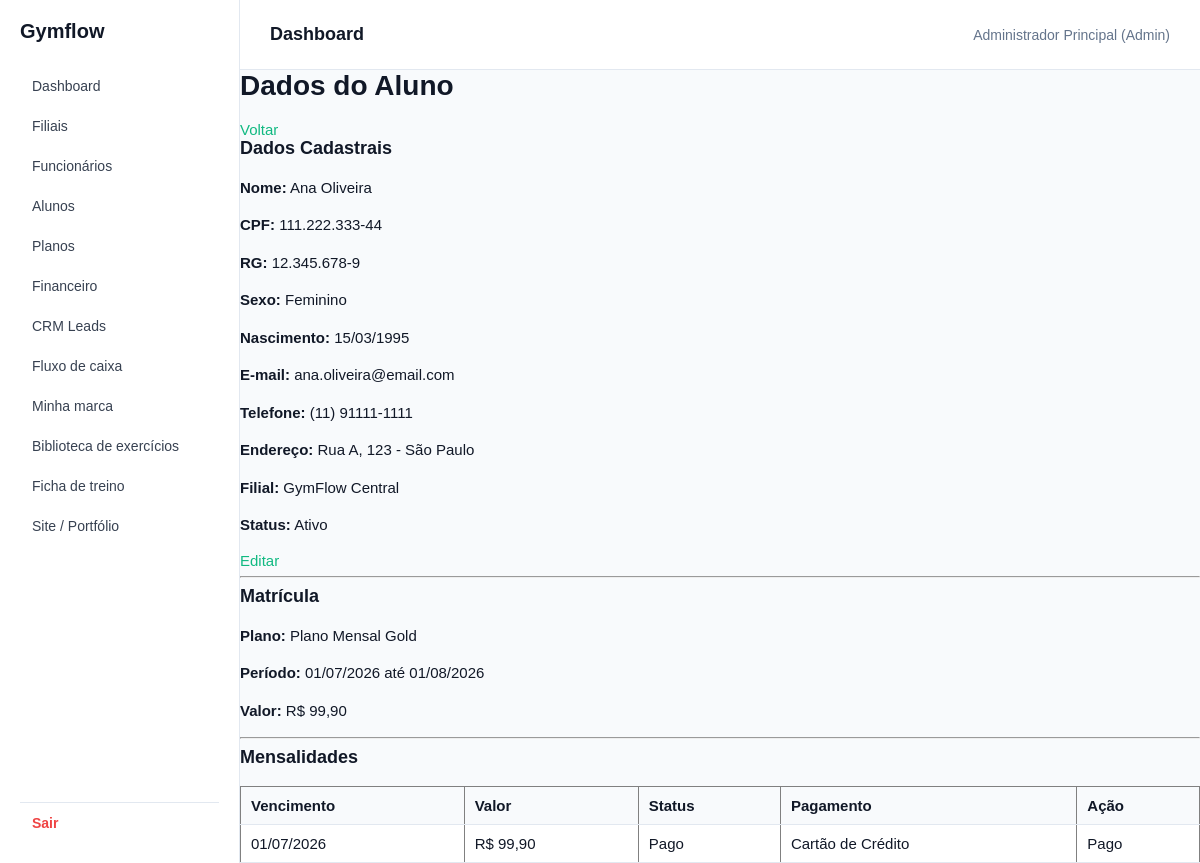
Screenshot of /app/controllers/AlunoController.php?acao=visualizar&id=1 (signed in) with the database file from the repository.
### tables this page shows
CREATE TABLE alunos (
    id INT AUTO_INCREMENT PRIMARY KEY,
    filial_id INT NOT NULL,
    nome VARCHAR(100) NOT NULL,
    cpf VARCHAR(14) NOT NULL UNIQUE,
    rg VARCHAR(20),
    sexo VARCHAR(15) NOT NULL,
    nascimento DATE NOT NULL,
    email VARCHAR(100) NOT NULL,
    telefone VARCHAR(15) NOT NULL,
    endereco TEXT,
    status VARCHAR(20) NOT NULL DEFAULT 'Ativo',
    criado_em DATETIME DEFAULT CURRENT_TIMESTAMP,
    FOREIGN KEY (filial_id) REFERENCES filiais(id) ON DELETE RESTRICT
);

CREATE TABLE filiais (
    id INT AUTO_INCREMENT PRIMARY KEY,
    company_id INT NOT NULL,
    nome VARCHAR(100) NOT NULL,
    cnpj VARCHAR(18) NOT NULL,
    telefone VARCHAR(15) NOT NULL,
    responsavel VARCHAR(100) NOT NULL,
    ativo BOOLEAN NOT NULL DEFAULT TRUE,
    latitude DECIMAL(10,8) DEFAULT NULL,
    longitude DECIMAL(11,8) DEFAULT NULL,
    CONSTRAINT uq_filiais_cnpj UNIQUE (company_id, cnpj),
    FOREIGN KEY (company_id) REFERENCES companies(id) ON DELETE CASCADE
);

CREATE TABLE matriculas (
    id INT AUTO_INCREMENT PRIMARY KEY,
    aluno_id INT NOT NULL,
    plano_id INT NOT NULL,
    inicio DATE NOT NULL,
    fim DATE NOT NULL,
    valor NUMERIC(10, 2) NOT NULL CHECK (valor >= 0),
    desconto NUMERIC(10, 2) NOT NULL DEFAULT 0.00 CHECK (desconto >= 0),
    ativa BOOLEAN NOT NULL DEFAULT TRUE,
    CHECK (fim >= inicio),
    FOREIGN KEY (aluno_id) REFERENCES alunos(id) ON DELETE CASCADE,
    FOREIGN KEY (plano_id) REFERENCES planos(id) ON DELETE RESTRICT
);

CREATE TABLE planos (
    id INT AUTO_INCREMENT PRIMARY KEY,
    company_id INT NOT NULL,
    nome VARCHAR(100) NOT NULL,
    categoria VARCHAR(50) NOT NULL,
    valor NUMERIC(10, 2) NOT NULL CHECK (valor >= 0),
    duracao VARCHAR(20) NOT NULL,
    FOREIGN KEY (company_id) REFERENCES companies(id) ON DELETE CASCADE
);

CREATE TABLE contas (
    id INT AUTO_INCREMENT PRIMARY KEY,
    aluno_id INT NOT NULL,
    matricula_id INT NOT NULL,
    vencimento DATE NOT NULL,
    valor NUMERIC(10, 2) NOT NULL CHECK (valor >= 0),
    status VARCHAR(20) NOT NULL DEFAULT 'Aberto',
    forma_pagamento VARCHAR(30),
    pago_em TIMESTAMP NULL DEFAULT NULL,
    FOREIGN KEY (aluno_id) REFERENCES alunos(id) ON DELETE CASCADE,
    FOREIGN KEY (matricula_id) REFERENCES matriculas(id) ON DELETE CASCADE
);

### app/models/Aluno.php (called while the page is built, shortened)
<?php
require_once __DIR__ . '/Database.php';
$operacao = $operacao ?? '';
if ($operacao === 'listar') {
    $cpf = trim($cpf ?? '');
    $status = trim($status ?? '');
    $sql = "SELECT a.*, f.nome AS nome_filial FROM alunos a INNER JOIN filiais f ON f.id = a.filial_id WHERE 1 = 1";
    $parametros = [];
    if ($cpf !== '') {
        $sql .= " AND a.cpf LIKE :cpf";
        $parametros[':cpf'] = "%$cpf%";
    }
    if ($status !== '') {
        $sql .= " AND a.status = :status";
        $parametros[':status'] = $status;
    }
    $sql .= " ORDER BY a.nome";
    $stmt = $pdo->prepare($sql);
    $stmt->execute($parametros);
    $alunos = $stmt->fetchAll();
}
elseif ($operacao === 'listar_filiais') {
    $filiais = $pdo->query("SELECT id, nome FROM filiais WHERE ativo = TRUE ORDER BY nome")->fetchAll();
}
elseif ($operacao === 'buscar') {
    $id = (int) ($id ?? 0);
    $stmt = $pdo->prepare("SELECT a.*, f.nome AS nome_filial FROM alunos a INNER JOIN filiais f ON f.id = a.filial_id WHERE a.id = :id");
    $stmt->execute([':id' => $id]);
    $aluno = $stmt->fetch() ?: null;
}
elseif ($operacao === 'visualizar') {
    $id = (int) ($id ?? 0);
    $stmt = $pdo->prepare("SELECT a.*, f.nome AS nome_filial FROM alunos a INNER JOIN filiais f ON f.id = a.filial_id WHERE a.id = :id");
    $stmt->execute([':id' => $id]);
    $aluno = $stmt->fetch() ?: null;
    $stmt = $pdo->prepare("
        SELECT m.*, p.nome AS nome_plano, p.duracao
        FROM matriculas m
        INNER JOIN planos p ON p.id = m.plano_id
        WHERE m.aluno_id = :id AND m.ativa = TRUE
        ORDER BY m.id DESC
        LIMIT 1
    ");
    $stmt->execute([':id' => $id]);
    $matricula = $stmt->fetch() ?: false;
    $stmt = $pdo->prepare("SELECT * FROM contas WHERE aluno_id = :id ORDER BY vencimento DESC");
    $stmt->execute([':id' => $id]);
    $contas = $stmt->fetchAll();
}

### app/views/alunos/visualizar.php (the view, shortened to what this page needs)
<?php
include __DIR__ . '/../shared/header.php';
include __DIR__ . '/../shared/sidebar.php';
?>
<h1>Dados do Aluno</h1>
<a href="<?= $baseUrl ?>?acao=listar">Voltar</a>
<h3>Dados Cadastrais</h3>
<p><strong>Nome:</strong> <?= htmlspecialchars($aluno['nome']) ?></p>
<p><strong>CPF:</strong> <?= htmlspecialchars($aluno['cpf']) ?></p>
<p><strong>RG:</strong> <?= htmlspecialchars($aluno['rg'] ?? '') ?></p>
<p><strong>Sexo:</strong> <?= htmlspecialchars($aluno['sexo']) ?></p>
<p>
    <strong>Nascimento:</strong>
    <?= date('d/m/Y', strtotime($aluno['nascimento'])) ?>
</p>
<p><strong>E-mail:</strong> <?= htmlspecialchars($aluno['email']) ?></p>
<p><strong>Telefone:</strong> <?= htmlspecialchars($aluno['telefone']) ?></p>
<p><strong>Endereço:</strong> <?= htmlspecialchars($aluno['endereco'] ?? '') ?></p>
<p><strong>Filial:</strong> <?= htmlspecialchars($aluno['nome_filial']) ?></p>
<p><strong>Status:</strong> <?= htmlspecialchars($aluno['status']) ?></p>
<a href="<?= $baseUrl ?>?acao=editar&id=<?= $aluno['id'] ?>">
    Editar
</a>
<hr>
<h3>Matrícula</h3>
<?php if ($matricula): ?>
    <p>
        <strong>Plano:</strong>
        <?= htmlspecialchars($matricula['nome_plano']) ?>
    </p>
    <p>
        <strong>Período:</strong>
        <?= date('d/m/Y', strtotime($matricula['inicio'])) ?>
        até
        <?= date('d/m/Y', strtotime($matricula['fim'])) ?>
    </p>
    <p>
        <strong>Valor:</strong>
        R$ <?= number_format($matricula['valor'], 2, ',', '.') ?>
    </p>
<?php endif; ?>
<hr>
<h3>Mensalidades</h3>
<table border="1" width="100%" cellpadding="6">
    <tr>
        <th>Vencimento</th>
        <th>Valor</th>
        <th>Status</th>
        <th>Pagamento</th>
        <th>Ação</th>
    </tr>
    <?php if (count($contas) === 0): ?>
        <tr>
            <td colspan="5">Nenhuma mensalidade encontrada.</td>
        </tr>
    <?php else: ?>
        <?php foreach ($contas as $conta): ?>
            <tr>
                <td>
                    <?= date(
                        'd/m/Y',
                        strtotime($conta['vencimento'])
                    ) ?>
                </td>
                <td>
                    R$ <?= number_format(
                            $conta['valor'],
                            2,
                            ',',
                            '.'
                        ) ?>
                </td>
                <td><?= htmlspecialchars($conta['status']) ?></td>
                <td>
                    <?= htmlspecialchars(
                        $conta['forma_pagamento'] ?? 'Pendente'
                    ) ?>
                </td>
                <td>
                    <?php if ($conta['status'] === 'Aberto'): ?>
                        <form
                            action="<?= $baseUrl ?>?acao=pagar"
                            method="POST">
                            <input
                                type="hidden"
                                name="aluno_id"
                                value="<?= $aluno['id'] ?>">
                            <input
                                type="hidden"
                                name="conta_id"
                                value="<?= $conta['id'] ?>">
                            <button type="submit">
                                Registrar Pagamento
                            </button>
                        </form>
                    <?php else: ?>
                        Pago
                    <?php endif; ?>
                </td>
            </tr>
        <?php endforeach; ?>
    <?php endif; ?>
</table>
<?php include __DIR__ . '/../shared/footer.php'; ?>

### assets/css/css/global.css (style rules this page uses)
:root { --cor-primaria: #10b981; --cor-primaria-hover: #059669; --cor-fundo: #ffffff; --cor-branca: #ffffff; --cor-texto: #111827; --cor-texto-secundario: #64748b; --cor-borda: #e2e8f0; --cor-sucesso: #10b981; --cor-aviso: #f59e0b; --cor-perigo: #ef4444; }
* { box-sizing: border-box; }
body { margin: 0; min-height: 100vh; font-family: Arial, Helvetica, sans-serif; font-size: 15px; background-color: white; color: var(--cor-texto); }
h1, h2, h3, h4 { margin-top: 0; color: var(--cor-texto); }
h1 { font-size: 28px; }
h3 { font-size: 18px; }
p { line-height: 1.5; }
a { color: var(--cor-primaria); text-decoration: none; }
table { width: 100%; border-collapse: collapse; background-color: white; }
th, td { padding: 10px; text-align: left; border-bottom: 1px solid var(--cor-borda); }
th { background-color: #f8fafc; }

### assets/css/css/layout.css (style rules this page uses)
body { margin: 0; margin-left: 240px; background-color: #f8fafc; color: #111827; font-family: Arial, Helvetica, sans-serif; min-height: 100vh; }

### rows the page displays
alunos: nome "Ana Oliveira", cpf "111.222.333-44", rg "12.345.678-9", sexo "Feminino", nascimento "15/03/1995", email "ana.oliveira@email.com", telefone "(11) 91111-1111", endereco "Rua A, 123 - São Paulo", filial.nome "GymFlow Central", status "Ativo"
matriculas: plano.nome "Plano Mensal Gold", inicio "01/07/2026", fim "01/08/2026", valor "99,90"
contas: vencimento "01/07/2026", valor "99,90", status "Pago", forma_pagamento "Cartão de Crédito"

### other values shown
$titulo "Dashboard"
$usuario "Administrador Principal"
$role "Admin"
$nomePainel "Gymflow"
